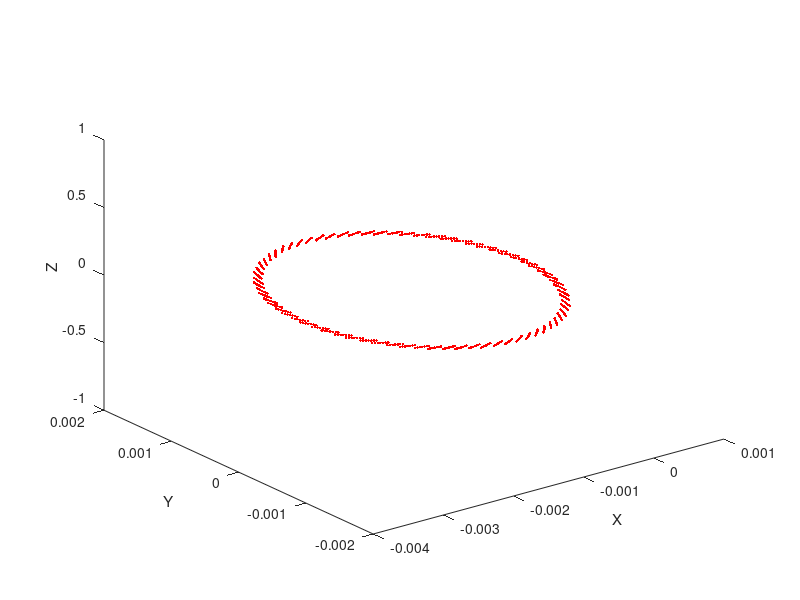

Here is the MATLAB script that generated this plot:
%% Leapfrog method, taking momentum as midpoint of intervals of position

clc;clear

% Actual substep advancement of position and used in Leapfrog
tStep = 10^-12;  %This timestep corresponds to less accuracy of leapfrog 
%tStep = 10^-14;  %This timestep of more precision has high accuracy
T = 5*10^-10;   % 5*10^-11 with tStep=10^-12 gives 1 revolution of electron
E = [0 0 0];        % in Newton/Coulomb
B = [0 0 1];        % in Tesla
c = 3*10^8;         % in m/s
m = 9.109*10^-31;   % in kgs
q = -1.602*10^-19;   % in Coulomb
i = 0;
% Initial Conditions
v = [0 0.9*c 0];    % initial 3D velocity
y = zeros([2+int32(T/tStep), 6]);   % x, y, z, px, py, pz
y_prev = zeros([1,3]);
y(1,4:6) = m*v;
f = @(p) q*(E + cross(p,B))/m;
% Calculating momentum at first midpoint using initial momentum (Taylor series upto first order)
p_mid = y(1,4:6) + 0.5*tStep*f(y(1,4:6));

for t=0:tStep:T
    % LeapFrog Numerical Integration Method    
    y(2+int32(t/tStep), 1:3) = y_prev + p_mid*tStep/m;   % x, y, z position after each time step
    y_prev = y(2+int32(t/tStep), 1:3);   %Setting previous timestep positioning of electron 
    y(2+int32(t/tStep), 4:6) = p_mid + 0.5*tStep*f(p_mid);    % x, y, z momentum after each time step
    p_mid = p_mid + f(y(2+int32(t/tStep), 4:6))*tStep;   % Updating midpoint momentum for next timestep
    if t~=0 && ~isequal(sign(y(2+int32(t/tStep)-1, 2)), sign(y(2+int32(t/tStep), 2)))
        i = i+1
        Time(i) = t;
    end
    plot3(y(2+int32(t/tStep),1), y(2+int32(t/tStep),2), y(2+int32(t/tStep),3), '.r');
    pause(0.0002)
    xlabel('X');
    ylabel('Y');
    zlabel('Z');
    hold on;
end

Tp = Time(2);  %Time Period